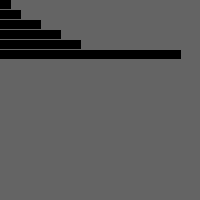
Frame 1 (no input)
Frame 60 (the mouse pressed at the canvas centre just before this capture): identical to frame 1, image omitted
Frame 120 (the mouse held since frame 60 and released just before this capture): identical to frame 1, image omitted

The Processing sketch that drew this single still picture (run headless with seeded random() and noise(); from frame 60 on, the mouse is pressed at the canvas centre):

// Processing sketch: P3D_A_test_array_tournant
// ── P3D_A_test_array_tournant.pde
int[] x = { 10, 20, 40, 60, 80, 180 };

void setup() {
  size(200,200);
  
}

void draw() {
  background(100);
   //x = shorten(x); 
  
  fill(0);
  // Read one array element each time through the for loop
  //for (int i = 0; i < x.length; i++) {
  //  rect(0, i*10, x[x.length-1-i], 8);
  //}
  for (int i = 0; i < x.length; i++) {
    rect(0, i*10, x[i], 8);
  }
}

void keyPressed() {
   switch(key) {
     case 'a' : 
       println("append");
       x = append(x, int(random(200)));
       break;
     
     case 'z' : 
       println("shorten"); 
       x = shorten(x); 
       break;
       
     case 'e' : 
       for (int i=x.length-1; i >=1 ; i--) {         
         x[i] = x[i-1];
       }
       x[0] = int(random(200));     
       break;
          
     case 's' : 
       println("sort"); 
       x = sort(x);  
       break;
       
     default: break; 
       
   }
  printArray(x);
}
